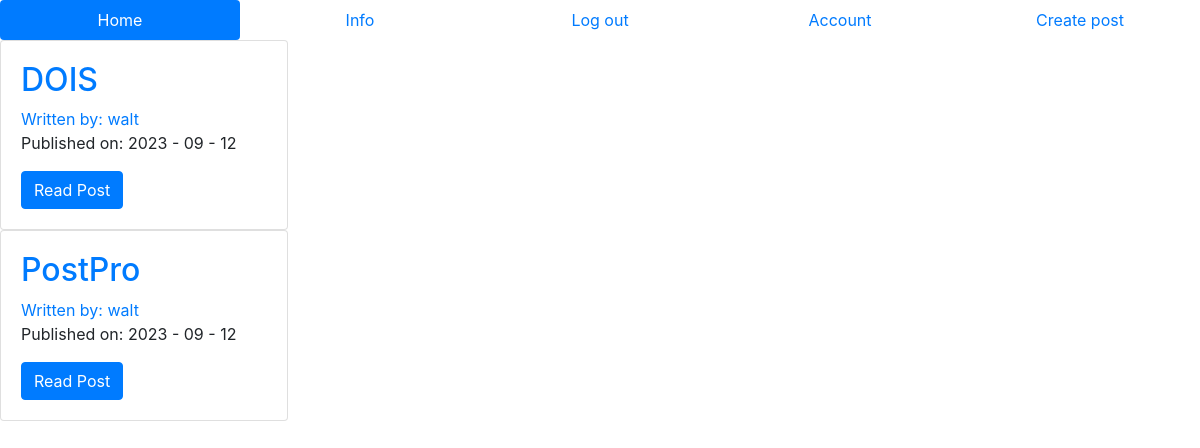
The page / (signed in) on the database its author committed.
### companyblog/models.py (models this page shows, shortened)
class BlogPost(db.Model):
    __tablename__ = 'posts'
    users = db.relationship(User)
    id = db.Column(db.Integer, primary_key = True)
    user_id = db.Column(db.Integer, db.ForeignKey('users.id'), nullable=False)
    date = db.Column(db.DateTime, nullable=False, default=datetime.utcnow)
    title = db.Column(db.String(140), nullable = False)
    text = db.Column(db.Text, nullable=False)

class User(db.Model, UserMixin):
    __tablename__ = 'users'
    id = db.Column(db.Integer, primary_key=True)
    profile_pic = db.Column(db.String(20), nullable=False, default='default.png')
    email = db.Column(db.String(64), unique=True, index=True)
    username = db.Column(db.String(64), unique=True, index=True)
    password_hash = db.Column(db.String(128))
    posts = db.relationship('BlogPost', backref='author', lazy=True)

### companyblog/core/views.py (the view)
@core.route('/')
def index():
    page = request.args.get('page', 1, type=int)
    blog_posts = BlogPost.query.order_by(BlogPost.date.desc()).paginate(page=page, per_page=6)
    return render_template('index.html', blog_posts=blog_posts)

### companyblog/models.py (called while the page is built)
@login_manager.user_loader
def load_user(user_id):
    return User.query.get(user_id)

### companyblog/templates/index.html (shortened to what this page needs)
{% extends "base.html" %}
{% block content %}
{% for post in blog_posts.items %}
  <div class="card" style="width: 18rem;">
    <div class="card-body">
      <h2> <a class="card-title" href="{{url_for('blog_posts.blog_post', blog_post_id=post.id)}}">{{post.title}}</a> </h2>
      <a href="{{url_for('users.user_posts', username=post.author.username)}}">Written by: {{post.author.username}}</a>
      <p>Published on: {{post.date.strftime('%Y - %m - %d')}}</p>
      <a class="btn btn-primary" href="{{url_for('blog_posts.blog_post', blog_post_id=post.id)}}">Read Post</a>
    </div>
  </div>
{% endfor %}
{% endblock %}

### rows shown on the page
BlogPost: title "DOIS", author.username "walt", date "2023 - 09 - 12"
BlogPost: title "PostPro", author.username "walt", date "2023 - 09 - 12"
